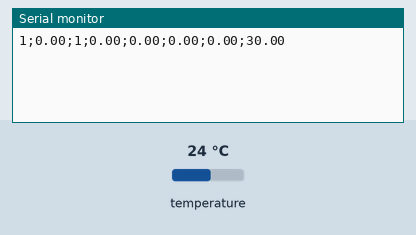
Simulated run of this sketch. Board: Arduino Uno, built with avr-gcc and run on an emulated ATmega328P. On the bench: the last lines printed to the serial monitor. The inputs (shaded band) are chosen by the test bench; at power-on: temperature 24 °C.

Above: at 1.9 s.
2.0 s: temperature set to 12 °C
At 2.8 s:
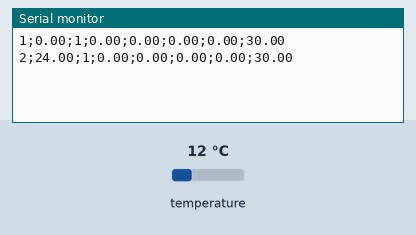
3.5 s: temperature set to 19 °C
At 4.8 s:
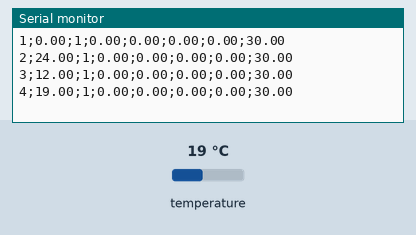
Timing chart, 0 to 6.5 s (numbered marks = the images above; inputs shaded):
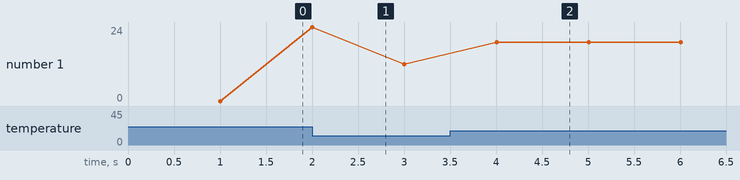

The sketch:

PID_control.ino
```cpp
#include <DallasTemperature.h>
#include <OneWire.h>

//Relay + 18DS20B def
int R1 = 2;
int ONE_WIRE_BUS = 4;
double temp;
OneWire oneWire(ONE_WIRE_BUS);
DallasTemperature sensors(&oneWire);
int relayState = HIGH;

//time variables
int long now = 0;
int long relayStartTime = 0;
int relayInterval = 10000;
int long lastTempTime = 0;
int tempInterval = 1000;
int long lastDataTime = 0;
int dataInterval = 1000;


//PID
double input, output, setpoint;
double errSum, lastErr;
double kp, ki, kd;
double P, I, D;
int iLimit = relayInterval;
double errorArray[] = {0, 0, 0, 0, 0, 0, 0, 0, 0, 0};
int tInt = 5;

///////////////////////////////////////////
void setup() {
  // define Relay pin, set to off (= HIGH)
  pinMode(R1, OUTPUT);
  digitalWrite(R1, relayState);

  //clicker relay to confirm working
  digitalWrite(R1, LOW);
  delay(250);
  digitalWrite(R1, HIGH);
  delay(250);
  digitalWrite(R1, LOW);
  delay(250);
  digitalWrite(R1, relayState);

 //start serial port
 Serial.begin(9600);  // begin serial transmission
 sensors.begin();  // begin sensor capture
}

////////////////////////////////////////////
void loop() {
  // put your main code here, to run repeatedly:

  setpoint = 30.00;
  kp = 4;
  ki = 0.5;
  kd = 20;


//TEMPERATURE MEASUREMENT/////////////////////////////////////////////////////////
  //check if delta current time vs previous time is greater interval, if so run code
  now = millis();
  if(now - lastTempTime > tempInterval) {
    lastTempTime = now;
    sensors.requestTemperatures();
    temp = sensors.getTempCByIndex(0);
  }
    //////////////////////////////////////////////////////////////////////////////

  //Drive Relay using "output" in ms as part of relayInterval
  now = millis();
//  Serial.println(String(relayTime));
  if((now - relayStartTime) > relayInterval){  //if the time since last loop is greater than interval do


//    Serial.println(String("in the loop"));
    //PID CONTROL///

    input = temp;
    /*how long since we last calculated*/
    int timeChange = (double)(now - relayStartTime);

    /*compute the working error variables*/
    double error = setpoint - input;

    int i;
    for(i = sizeof(errorArray); i > 0; i--){
      if(i = 1){
        errorArray[i-1] = error * timeChange;
      }
      else{
        errorArray[i-1] = errorArray[i-2];
      }
    }

    errSum = 0;  // reset errSum so it only contains the last tInt number of errors
    for(i = 0; i < tInt; i++){
      errSum += errorArray[i];
    }

//    errSum += (error * timeChange); removed due to errorArray handling of integral over a number of cycles
    double dErr = (error - lastErr) / timeChange;

//    Serial.println(String("err: ") + String(error) + String(" errSum: ") + String(errSum) + String(" dErr: ") + String(dErr));

    /*compute PID output*/
    P = kp * error * 1000;
    I = ki * errSum;
    if(I > iLimit){
      I = iLimit;
    }
    if(I < (-1 * iLimit)){
      I = (-1 * iLimit);
    }
    D = kd*dErr*10000000;
    output = P + I + D;

    //limit output to full interval lenght
    if(output > relayInterval){
      output = relayInterval;
    }

    //if above target temperature (negative error), set output to 0
    if(output < 0){
      output = 0;
    }

    /*rememer some vars for next time*/
    lastErr = error;

    /*increase old relaystarttime by interval duration*/
    relayStartTime += relayInterval;
  }
  ///////////////

  /*Relay operation independent from the PID checks at fixed intervals*/
  if((output > 100) && (output > (now - relayStartTime))){  // if the PWM has not passed yet
    relayState = LOW; //R ON
    digitalWrite(R1, relayState);
  }
  else{
    relayState = HIGH;  // R off
    digitalWrite(R1, relayState);
  }


  ///////////////////////////////

  //DATA OUTPUT/////////////////
  now = millis();
  if(now - lastDataTime > dataInterval){
    lastDataTime = now;
   Serial.println(String(now/1000)+String(';')+String(temp)+String(';')+String(relayState)+String(';')+String(P)+String(';')+String(I)+String(';')+String(D)+String(';')+String(output)+String(';')+String(setpoint));
  }
  /////////////////////////////
}
```

Measured:
- after the input at 3.5 s, the serial monitor: prints a new line after 0.51 s (image 2)
- plotted number 1: 0 → 12 after the input at 2.0 s, 12 → 19 after the input at 3.5 s
